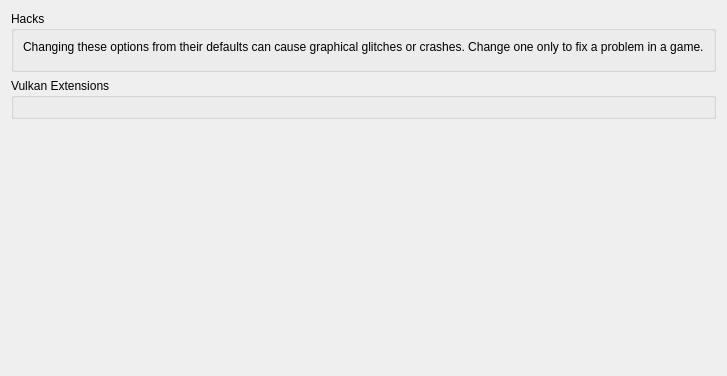
<?xml version="1.0" encoding="UTF-8"?>
<ui version="4.0">
 <class>ConfigureGraphicsExtensions</class>
 <widget class="QWidget" name="ConfigureGraphicsExtensions">
  <property name="geometry">
   <rect>
    <x>0</x>
    <y>0</y>
    <width>465</width>
    <height>376</height>
   </rect>
  </property>
  <property name="windowTitle">
   <string>Form</string>
  </property>
  <property name="accessibleName">
   <string>Extras</string>
  </property>
  <layout class="QVBoxLayout" name="verticalLayout_4">
   <item>
    <widget class="QGroupBox" name="hacks">
     <property name="title">
      <string>Hacks</string>
     </property>
     <layout class="QVBoxLayout" name="verticalLayout_6">
      <item>
       <widget class="QLabel" name="label">
        <property name="text">
         <string>Changing these options from their defaults can cause graphical glitches or crashes. Change one only to fix a problem in a game.</string>
        </property>
       </widget>
      </item>
      <item>
       <widget class="QWidget" name="hacks_target" native="true">
        <layout class="QVBoxLayout" name="verticalLayout_7">
         <property name="spacing">
          <number>6</number>
         </property>
         <property name="leftMargin">
          <number>0</number>
         </property>
         <property name="topMargin">
          <number>0</number>
         </property>
         <property name="rightMargin">
          <number>0</number>
         </property>
         <property name="bottomMargin">
          <number>0</number>
         </property>
        </layout>
       </widget>
      </item>
     </layout>
    </widget>
   </item>
   <item>
    <layout class="QVBoxLayout" name="verticalLayout_2">
     <item>
      <widget class="QGroupBox" name="groupBox_1">
       <property name="title">
        <string>Vulkan Extensions</string>
       </property>
       <layout class="QVBoxLayout" name="verticalLayout_3">
        <item>
         <widget class="QWidget" name="populate_target" native="true">
          <layout class="QVBoxLayout" name="verticalLayout">
           <property name="leftMargin">
            <number>0</number>
           </property>
           <property name="topMargin">
            <number>0</number>
           </property>
           <property name="rightMargin">
            <number>0</number>
           </property>
           <property name="bottomMargin">
            <number>0</number>
           </property>
          </layout>
         </widget>
        </item>
       </layout>
      </widget>
     </item>
    </layout>
   </item>
   <item>
    <spacer name="verticalSpacer">
     <property name="orientation">
      <enum>Qt::Orientation::Vertical</enum>
     </property>
     <property name="sizeHint" stdset="0">
      <size>
       <width>20</width>
       <height>40</height>
      </size>
     </property>
    </spacer>
   </item>
  </layout>
 </widget>
 <resources/>
 <connections/>
</ui>
